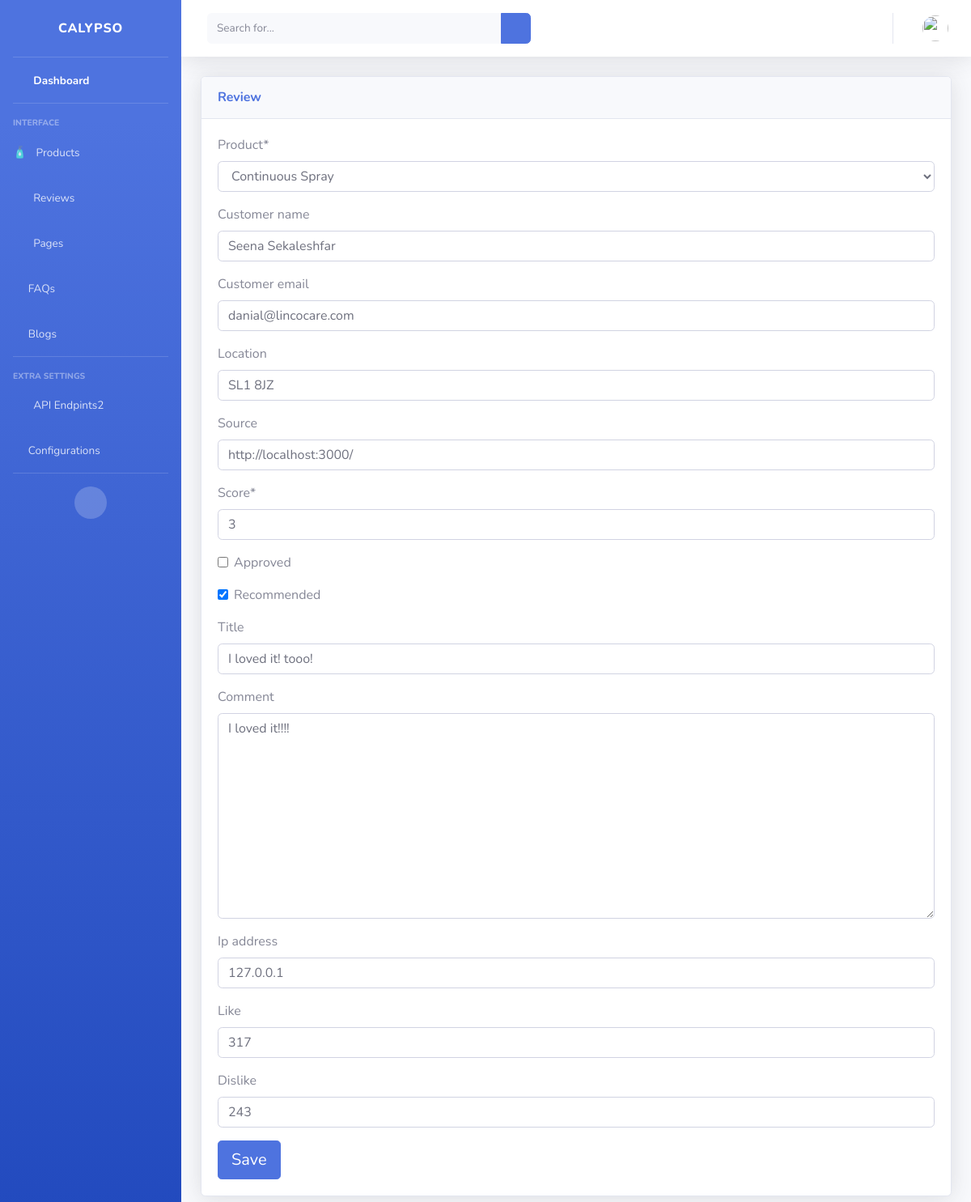
The page /dashboard/reviews/5/ (signed in) on the database its author committed.
### review/models.py (models this page shows, shortened)
class Review(models.Model):
    product = models.ForeignKey(
        Product, null=True, on_delete=models.SET_NULL)
    user = models.ForeignKey(User, verbose_name="user",
                             blank=True, null=True, on_delete=models.SET_NULL)
    customer_name = models.CharField(max_length=200, blank=True, null=True)
    customer_email = models.EmailField(max_length=254, blank=True, null=True)
    location = models.CharField(max_length=200, blank=True, null=True)
    source = models.CharField(max_length=200, blank=True, null=True)
    score = models.PositiveIntegerField()
    approved = models.BooleanField(default=False)
    recommended = models.BooleanField(default=False)
    title = models.CharField(max_length=200, blank=True, null=True)
    comment = models.TextField(blank=True)
    ip_address = models.GenericIPAddressField(blank=True, null=True)
    date_created = models.DateTimeField(auto_now_add=True)
    like = models.PositiveIntegerField(default=0, blank=True, null=True)
    dislike = models.PositiveIntegerField(default=0, blank=True, null=True)
    reply = models.ManyToManyField(
        Reply, related_name="review", verbose_name="Replies", blank=True)
    opened = models.BooleanField(default=False)
    class Meta:
        ordering = ("-date_created",)
    def save(self, *args, **kwargs):
        if self.score > 5:
            self.score = 5
        super(Review, self).save(*args, **kwargs)

### dashboard/views.py (the view)
# urls.py: path('reviews/<int:pk>/', views.ReviewEditView.as_view(),
class ReviewEditView(StaffRequiredMixin, UpdateView):
    model = Review
    template_name = 'dashboard/reviews/edit.html'
    form_class = ReviewForm
    success_url = reverse_lazy('dashboard:reviews')
    def get_queryset(self):
        queryset= super().get_queryset()
        review_pk = self.kwargs.get("pk")
        instance = self.model.objects.get(pk=review_pk)
        instance.opened = True
        instance.save()
        return queryset

### dashboard/forms.py
class ReviewForm(forms.ModelForm):
    class Meta:
        model = Review
        fields = "__all__"
        exclude = ['reply', 'user','opened']

### dashboard/views.py (called while the page is built)
    def test_func(self):
        return self.request.user.is_staff

### product/models.py (called while the page is built)
    def __str__(self):
        return self.name

### templates/dashboard/reviews/edit.html (shortened to what this page needs)
{% extends "dashboard/admin-base.html" %} {% load static %}
{% load crispy_forms_tags %}
{% block content %}
<div class="container-fluid">
  <div class="card shadow mb-4">
    <div class="card-header py-3">
      <h6 class="m-0 font-weight-bold text-primary">Review</h6>
    </div>
    <div class="card-body">
      <div class="table-responsive">
        <form method="POST">
          {{ form| crispy}}
          <button type="submit" class="btn btn-lg btn-primary">Save</button>
        </form>
      </div>
    </div>
  </div>
</div>
{% endblock %}

### rows shown on the page
Review: product "Continuous Spray", customer_name "Seena Sekaleshfar", customer_email "danial@lincocare.com", location "SL1 8JZ", source "http://localhost:3000/", score "3", recommended "☑", title "I loved it! tooo!", comment "I loved it!!!!", ip_address "127.0.0.1", like "317", dislike "243"
